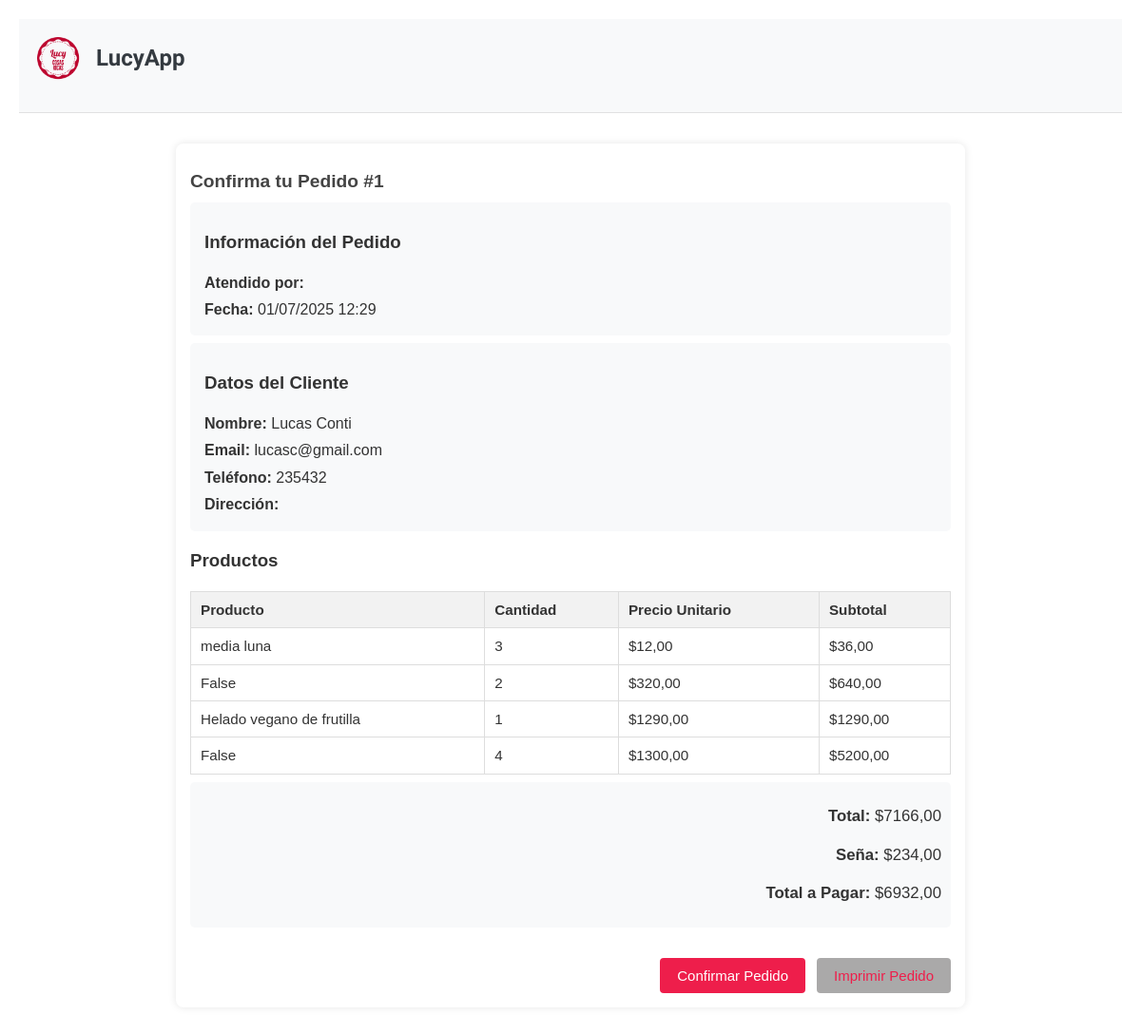
The app's page /catalogo/verificar-pedido/ (signed in), older data.
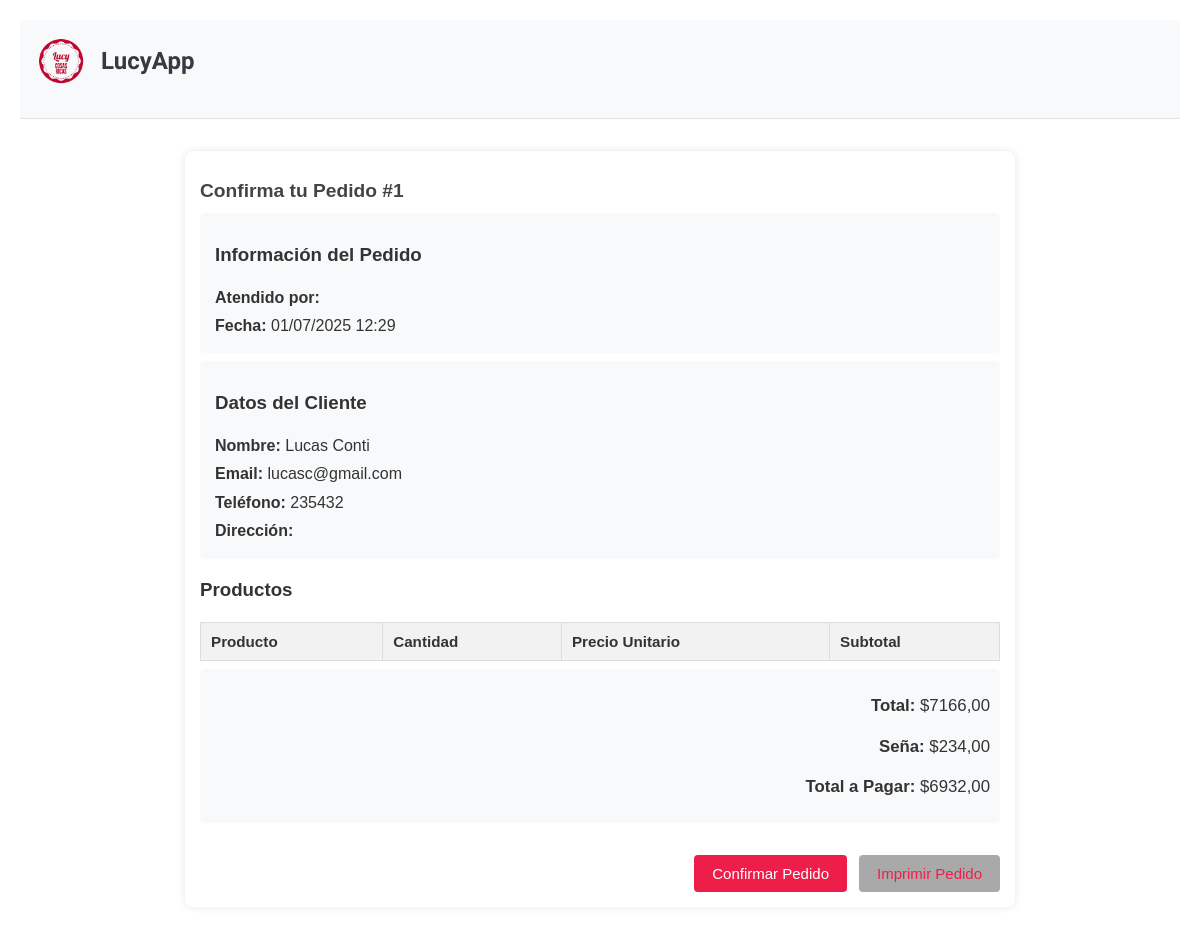
The same page, newer data.
### pedidos/models.py (models this page shows, shortened)
class Pedido(models.Model):
    empleado = models.ForeignKey(Empleado, on_delete=models.SET_NULL, null=True)
    cliente = models.ForeignKey(Cliente, on_delete=models.CASCADE)
    fecha = models.DateTimeField(auto_now_add=True)
    total = models.DecimalField(max_digits=10, decimal_places=2, default=0)
    senia = models.DecimalField(max_digits=10, decimal_places=2, default=0)
    total_final = models.DecimalField(max_digits=10, decimal_places=2, default=0)
    completado = models.BooleanField(default=False)

class Cliente(models.Model):
    nombre_completo = models.CharField(max_length=100)
    email = models.EmailField()
    telefono = models.CharField(max_length=20)
    direccion = models.CharField(max_length=60, blank=True)
    fecha_registro = models.DateTimeField(default=timezone.now)

class ItemPedido(models.Model):
    pedido = models.ForeignKey(Pedido, on_delete=models.CASCADE, related_name='items')
    producto = models.ForeignKey(Producto, on_delete=models.CASCADE)
    cantidad = models.PositiveIntegerField()
    subtotal = models.DecimalField(max_digits=10, decimal_places=2)

class Producto(models.Model):
    nombre = models.CharField(max_length=100)
    categoria = models.CharField(max_length=100)
    precio = models.DecimalField(max_digits=10, decimal_places=2)
    imagen = models.ImageField(upload_to='productos/', null=True, blank=True)

### pedidos/views.py (the view)
# urls.py: path('verificar-pedido/', views.verificar_pedido, name='verificar_pedido'),
def verificar_pedido(request):
    if 'pedido_id' not in request.session:
        messages.error(request, 'No hay pedido para verificar')
        return redirect('catalogo')
    try:
        pedido = Pedido.objects.get(id=request.session['pedido_id'])
        items = ItemPedido.objects.filter(pedido=pedido)
        if request.method == 'POST':
            pedido.completado = False
            pedido.save()
            del request.session['pedido_id']
            return redirect('gracias')
        return render(request, 'pedidos/verificar_pedido.html', {
            'pedido': pedido,
            'items': items
        })
    except Pedido.DoesNotExist:
        messages.error(request, 'Pedido no encontrado')
        return redirect('catalogo')

### pedidos/templates/pedidos/verificar_pedido.html (shortened to what this page needs)
{% extends 'base.html' %}
{% block content %}
<div class="confirmacion-pedido">
    <h2>Confirma tu Pedido #{{ pedido.id }}</h2>
    <div class="datos-pedido">
        <h3>Información del Pedido</h3>
        <p><strong>Atendido por:</strong> {{ pedido.empleado.nombre }}</p>
        <p><strong>Fecha:</strong> {{ pedido.fecha|date:"d/m/Y H:i" }}</p>
    </div>
    <div class="datos-cliente">
        <h3>Datos del Cliente</h3>
        <p><strong>Nombre:</strong> {{ pedido.cliente.nombre_completo }}</p>
        <p><strong>Email:</strong> {{ pedido.cliente.email }}</p>
        <p><strong>Teléfono:</strong> {{ pedido.cliente.telefono }}</p>
        <p><strong>Dirección:</strong> {{ pedido.cliente.direccion }}</p>
    </div>
    <div class="items-pedido">
        <h3>Productos</h3>
        <table class="tabla-items">
            <thead>
                <tr>
                    <th>Producto</th>
                    <th>Cantidad</th>
                    <th>Precio Unitario</th>
                    <th>Subtotal</th>
                </tr>
            </thead>
            <tbody>
                {% for item in items %}
                <tr>
                    <td>{{ item.producto.nombre }}</td>
                    <td>{{ item.cantidad }}</td>
                    <td>${{ item.producto.precio }}</td>
                    <td>${{ item.subtotal }}</td>
                </tr>
                {% endfor %}
            </tbody>
        </table>
        <div class="totales">
            <p><strong>Total:</strong> ${{ pedido.total }}</p>
            <p><strong>Seña:</strong> ${{ pedido.senia }}</p>
            <p><strong>Total a Pagar:</strong> ${{ pedido.total_final|floatformat:2 }}</p>
        </div>
    </div>
    <form method="post">
        <div class="botones">
            <button type="submit" class="btn-confirmar">Confirmar Pedido</button>
            <button onclick="window.print()" class="btn-imprimir">Imprimir Pedido</button>
        </div>
    </form>
</div>
{% endblock %}

### pedidos/templates/base.html (shortened to what this page needs)
{% load static %}
<!DOCTYPE html>
<html lang="es">
<head>
    <link rel="stylesheet" href="{% static 'css/estilos.css' %}">
</head>
<body>
    <header>
        <div class="logo-header">
            <img src="{% static 'pedidos/img/logo.png' %}" alt="Logo LucyApp" class="logo-img">
            <h1>LucyApp</h1>
        </div>
    </header>
    <main>
        {% block content %}
        {% endblock %}
    </main>
</body>
</html>

### pedidos/static/css/estilos.css (style rules this page uses)
body { font-family: "TikTok Sans", sans-serif; line-height: 1.6; padding: 0; color: #333; margin: 20px; }
header { background-color: #f8f9fa; padding: 1rem; border-bottom: 1px solid #e1e1e1; }
header h1 { margin: 0; color: #343a40; }
main { padding: 2rem; }
.logo-header { display: flex; align-items: center; gap: 15px; }
.logo-img { height: 50px; width: auto; }
.datos-cliente, .items-pedido, .totales { margin-bottom: 2rem; }
.btn-confirmar { background: #ee1e4b; color: white; padding: 0.75rem 1.5rem; border: none; border-radius: 4px; cursor: pointer; font-size: 1rem; }
.totales { margin-top: 20px; font-size: 1.1em; }
.botones { margin-top: 30px; display: flex; gap: 15px; }
button, .boton-editar { padding: 10px 20px; font-size: 1em; cursor: pointer; }
button { background-color: #ee1e4b; color: white; border: none; border-radius: 4px; }

Row changes from the older to the newer data that the page shows:
removed ItemPedido: producto.nombre "media luna", cantidad "3", producto.precio "12,00", subtotal "36,00"
removed ItemPedido: producto.nombre "False", cantidad "2", producto.precio "320,00", subtotal "640,00"
removed ItemPedido: producto.nombre "Helado vegano de frutilla", cantidad "1", producto.precio "1290,00", subtotal "1290,00"
removed ItemPedido: producto.nombre "False", cantidad "4", producto.precio "1300,00", subtotal "5200,00"
